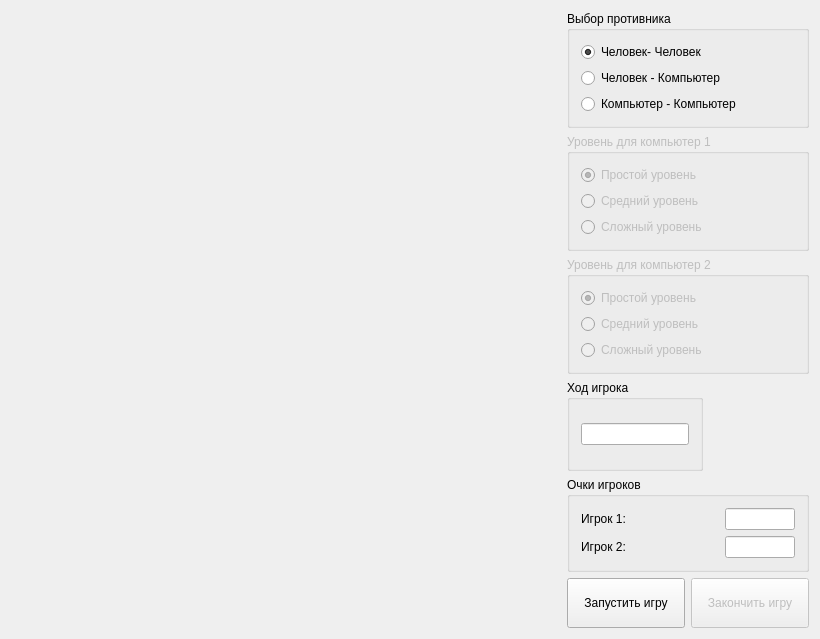
<?xml version="1.0" encoding="UTF-8"?>
<ui version="4.0">
 <class>MainWindow</class>
 <widget class="QMainWindow" name="MainWindow">
  <property name="geometry">
   <rect>
    <x>0</x>
    <y>0</y>
    <width>820</width>
    <height>639</height>
   </rect>
  </property>
  <property name="minimumSize">
   <size>
    <width>0</width>
    <height>0</height>
   </size>
  </property>
  <property name="maximumSize">
   <size>
    <width>16777215</width>
    <height>16777215</height>
   </size>
  </property>
  <property name="windowTitle">
   <string>HexxagonApplication</string>
  </property>
  <widget class="QWidget" name="centralWidget">
   <layout class="QHBoxLayout" name="horizontalLayout_5">
    <item>
     <widget class="HexWidget" name="widget" native="true">
      <property name="sizePolicy">
       <sizepolicy hsizetype="Preferred" vsizetype="Preferred">
        <horstretch>0</horstretch>
        <verstretch>0</verstretch>
       </sizepolicy>
      </property>
      <property name="minimumSize">
       <size>
        <width>550</width>
        <height>600</height>
       </size>
      </property>
      <property name="maximumSize">
       <size>
        <width>550</width>
        <height>600</height>
       </size>
      </property>
     </widget>
    </item>
    <item>
     <layout class="QVBoxLayout" name="verticalLayout_6">
      <item>
       <widget class="QGroupBox" name="groupMode">
        <property name="sizePolicy">
         <sizepolicy hsizetype="Preferred" vsizetype="Preferred">
          <horstretch>0</horstretch>
          <verstretch>0</verstretch>
         </sizepolicy>
        </property>
        <property name="title">
         <string>Выбор противника</string>
        </property>
        <layout class="QVBoxLayout" name="verticalLayout_2">
         <item>
          <widget class="QRadioButton" name="radioHumanVsHuman">
           <property name="text">
            <string>Человек- Человек</string>
           </property>
           <property name="checked">
            <bool>true</bool>
           </property>
          </widget>
         </item>
         <item>
          <widget class="QRadioButton" name="radioHumanVsComputer">
           <property name="text">
            <string>Человек - Компьютер</string>
           </property>
          </widget>
         </item>
         <item>
          <widget class="QRadioButton" name="radioComputerVsComputer">
           <property name="text">
            <string>Компьютер - Компьютер</string>
           </property>
          </widget>
         </item>
        </layout>
       </widget>
      </item>
      <item>
       <widget class="QGroupBox" name="groupDepth_1">
        <property name="enabled">
         <bool>false</bool>
        </property>
        <property name="sizePolicy">
         <sizepolicy hsizetype="Preferred" vsizetype="Minimum">
          <horstretch>0</horstretch>
          <verstretch>0</verstretch>
         </sizepolicy>
        </property>
        <property name="title">
         <string>Уровень для компьютер 1</string>
        </property>
        <layout class="QVBoxLayout" name="verticalLayout">
         <item>
          <widget class="QRadioButton" name="radioDepth_1_0">
           <property name="text">
            <string>Простой уровень</string>
           </property>
           <property name="checked">
            <bool>true</bool>
           </property>
          </widget>
         </item>
         <item>
          <widget class="QRadioButton" name="radioDepth_1_1">
           <property name="text">
            <string>Средний уровень</string>
           </property>
          </widget>
         </item>
         <item>
          <widget class="QRadioButton" name="radioDepth_1_2">
           <property name="text">
            <string>Сложный уровень</string>
           </property>
          </widget>
         </item>
        </layout>
       </widget>
      </item>
      <item>
       <widget class="QGroupBox" name="groupDepth_2">
        <property name="enabled">
         <bool>false</bool>
        </property>
        <property name="sizePolicy">
         <sizepolicy hsizetype="Preferred" vsizetype="Minimum">
          <horstretch>0</horstretch>
          <verstretch>0</verstretch>
         </sizepolicy>
        </property>
        <property name="title">
         <string>Уровень для компьютер 2</string>
        </property>
        <layout class="QVBoxLayout" name="verticalLayout_3">
         <item>
          <widget class="QRadioButton" name="radioDepth_2_0">
           <property name="text">
            <string>Простой уровень</string>
           </property>
           <property name="checked">
            <bool>true</bool>
           </property>
          </widget>
         </item>
         <item>
          <widget class="QRadioButton" name="radioDepth_2_1">
           <property name="text">
            <string>Средний уровень</string>
           </property>
          </widget>
         </item>
         <item>
          <widget class="QRadioButton" name="radioDepth_2_2">
           <property name="text">
            <string>Сложный уровень</string>
           </property>
          </widget>
         </item>
        </layout>
       </widget>
      </item>
      <item>
       <layout class="QHBoxLayout" name="horizontalLayout_4">
        <item>
         <widget class="QGroupBox" name="groupPlayer">
          <property name="sizePolicy">
           <sizepolicy hsizetype="Preferred" vsizetype="Minimum">
            <horstretch>0</horstretch>
            <verstretch>0</verstretch>
           </sizepolicy>
          </property>
          <property name="layoutDirection">
           <enum>Qt::LeftToRight</enum>
          </property>
          <property name="title">
           <string>Ход игрока</string>
          </property>
          <layout class="QVBoxLayout" name="verticalLayout_5">
           <item>
            <widget class="QLineEdit" name="lineEditPlayer">
             <property name="enabled">
              <bool>true</bool>
             </property>
             <property name="sizePolicy">
              <sizepolicy hsizetype="Minimum" vsizetype="Maximum">
               <horstretch>0</horstretch>
               <verstretch>0</verstretch>
              </sizepolicy>
             </property>
             <property name="focusPolicy">
              <enum>Qt::NoFocus</enum>
             </property>
             <property name="readOnly">
              <bool>true</bool>
             </property>
            </widget>
           </item>
          </layout>
         </widget>
        </item>
        <item>
         <widget class="QLabel" name="labelIconPlayer">
          <property name="sizePolicy">
           <sizepolicy hsizetype="Expanding" vsizetype="Expanding">
            <horstretch>0</horstretch>
            <verstretch>0</verstretch>
           </sizepolicy>
          </property>
          <property name="minimumSize">
           <size>
            <width>40</width>
            <height>40</height>
           </size>
          </property>
          <property name="text">
           <string/>
          </property>
         </widget>
        </item>
       </layout>
      </item>
      <item>
       <widget class="QGroupBox" name="groupScore">
        <property name="sizePolicy">
         <sizepolicy hsizetype="Preferred" vsizetype="Minimum">
          <horstretch>0</horstretch>
          <verstretch>0</verstretch>
         </sizepolicy>
        </property>
        <property name="title">
         <string>Очки игроков</string>
        </property>
        <layout class="QVBoxLayout" name="verticalLayout_4">
         <item>
          <layout class="QHBoxLayout" name="horizontalLayout_2">
           <item>
            <widget class="QLabel" name="labelScore_1">
             <property name="sizePolicy">
              <sizepolicy hsizetype="Preferred" vsizetype="Preferred">
               <horstretch>0</horstretch>
               <verstretch>0</verstretch>
              </sizepolicy>
             </property>
             <property name="minimumSize">
              <size>
               <width>0</width>
               <height>0</height>
              </size>
             </property>
             <property name="text">
              <string>Игрок 1:</string>
             </property>
            </widget>
           </item>
           <item>
            <spacer name="horizontalSpacer">
             <property name="orientation">
              <enum>Qt::Horizontal</enum>
             </property>
             <property name="sizeHint" stdset="0">
              <size>
               <width>40</width>
               <height>20</height>
              </size>
             </property>
            </spacer>
           </item>
           <item>
            <widget class="QLineEdit" name="lineEditScore_1">
             <property name="sizePolicy">
              <sizepolicy hsizetype="Fixed" vsizetype="Fixed">
               <horstretch>0</horstretch>
               <verstretch>0</verstretch>
              </sizepolicy>
             </property>
             <property name="maximumSize">
              <size>
               <width>70</width>
               <height>16777215</height>
              </size>
             </property>
             <property name="focusPolicy">
              <enum>Qt::NoFocus</enum>
             </property>
             <property name="alignment">
              <set>Qt::AlignCenter</set>
             </property>
             <property name="readOnly">
              <bool>true</bool>
             </property>
            </widget>
           </item>
          </layout>
         </item>
         <item>
          <layout class="QHBoxLayout" name="horizontalLayout">
           <item>
            <widget class="QLabel" name="labelScore_2">
             <property name="sizePolicy">
              <sizepolicy hsizetype="Preferred" vsizetype="Preferred">
               <horstretch>0</horstretch>
               <verstretch>0</verstretch>
              </sizepolicy>
             </property>
             <property name="minimumSize">
              <size>
               <width>0</width>
               <height>0</height>
              </size>
             </property>
             <property name="text">
              <string>Игрок 2:</string>
             </property>
            </widget>
           </item>
           <item>
            <spacer name="horizontalSpacer_3">
             <property name="orientation">
              <enum>Qt::Horizontal</enum>
             </property>
             <property name="sizeHint" stdset="0">
              <size>
               <width>40</width>
               <height>20</height>
              </size>
             </property>
            </spacer>
           </item>
           <item>
            <widget class="QLineEdit" name="lineEditScore_2">
             <property name="sizePolicy">
              <sizepolicy hsizetype="Fixed" vsizetype="Fixed">
               <horstretch>0</horstretch>
               <verstretch>0</verstretch>
              </sizepolicy>
             </property>
             <property name="maximumSize">
              <size>
               <width>70</width>
               <height>16777215</height>
              </size>
             </property>
             <property name="focusPolicy">
              <enum>Qt::NoFocus</enum>
             </property>
             <property name="alignment">
              <set>Qt::AlignCenter</set>
             </property>
             <property name="readOnly">
              <bool>true</bool>
             </property>
            </widget>
           </item>
          </layout>
         </item>
        </layout>
       </widget>
      </item>
      <item>
       <layout class="QHBoxLayout" name="horizontalLayout_3">
        <item>
         <widget class="QPushButton" name="buttonStart">
          <property name="sizePolicy">
           <sizepolicy hsizetype="Minimum" vsizetype="Fixed">
            <horstretch>0</horstretch>
            <verstretch>0</verstretch>
           </sizepolicy>
          </property>
          <property name="minimumSize">
           <size>
            <width>0</width>
            <height>50</height>
           </size>
          </property>
          <property name="text">
           <string>Запустить игру</string>
          </property>
         </widget>
        </item>
        <item>
         <widget class="QPushButton" name="buttonStop">
          <property name="enabled">
           <bool>false</bool>
          </property>
          <property name="sizePolicy">
           <sizepolicy hsizetype="Minimum" vsizetype="Fixed">
            <horstretch>0</horstretch>
            <verstretch>0</verstretch>
           </sizepolicy>
          </property>
          <property name="minimumSize">
           <size>
            <width>0</width>
            <height>50</height>
           </size>
          </property>
          <property name="text">
           <string>Закончить игру</string>
          </property>
         </widget>
        </item>
       </layout>
      </item>
     </layout>
    </item>
   </layout>
  </widget>
  <widget class="QMenuBar" name="menuBar">
   <property name="geometry">
    <rect>
     <x>0</x>
     <y>0</y>
     <width>820</width>
     <height>21</height>
    </rect>
   </property>
  </widget>
 </widget>
 <layoutdefault spacing="6" margin="11"/>
 <customwidgets>
  <customwidget>
   <class>HexWidget</class>
   <extends>QWidget</extends>
   <header location="global">hexwidget.h</header>
   <container>1</container>
  </customwidget>
 </customwidgets>
 <resources/>
 <connections/>
</ui>
